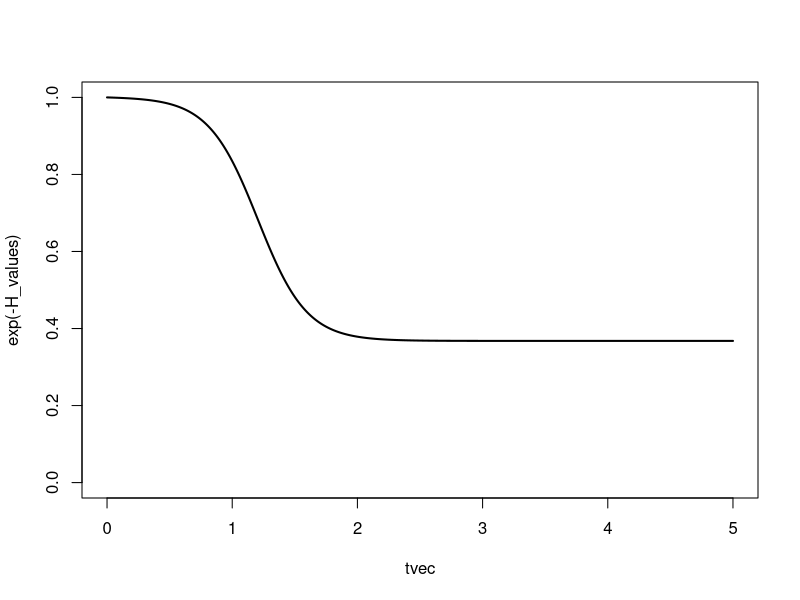
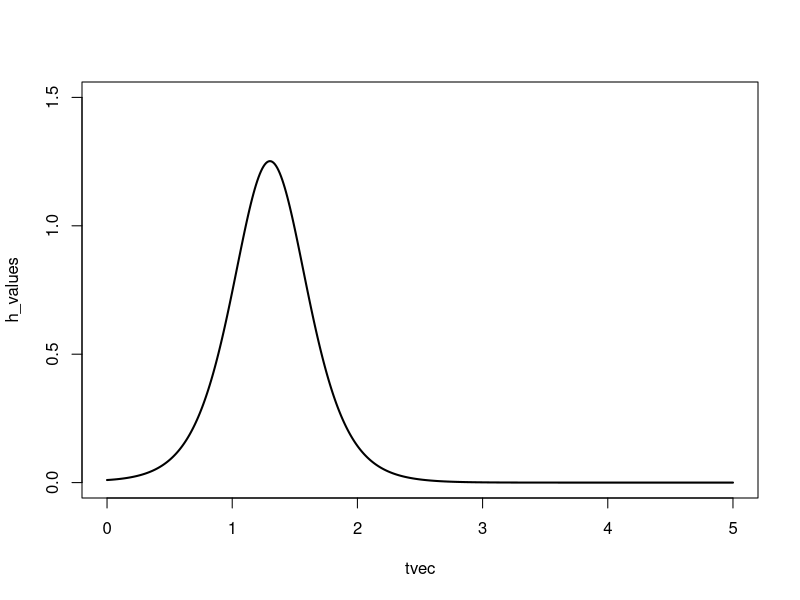

R code for these plots, in order:
rm(list = ls())
# Forced logistic ODE
flogis <- function(t, y, par) {
  # state variables
  CH <- y[1]

  
  # parameters
  lambda <- par[1]
  kappa <- par[2]
  eps <- par[3]

  
  # model equations
 # dCH <-  lambda*CH*(1 - CH/kappa) + eps/(1+t)^2
  
  dCH0 <-  lambda*CH*(1 - CH/kappa) + eps/(1+t)^2
  dCH <- ifelse(dCH0 > 0, dCH0, 0)
  
  # result
  return( list(c(dCH)) )
  
}



lambda0 = 5
kappa0 = 1
eps0 = 0.01

tvec = seq(0,5,by = 0.01)


  params  <- c(lambda = lambda0, kappa = kappa0, eps = eps0)
  init      <- c(H = 0 )
  
  library(deSolve)
  
  out <- ode(init, tvec, flogis, params, method = "lsode")
  
  
  # Get the solution for H(t)
  H_values <- out[, 2]
  
  # Function to extract H'(t) after solving the ODE
  get_derivatives <- function(times, y, func, parms) {
    n <- length(times)
    derivs <- numeric(n)
    
    for (i in 1:n) {
      # Calculate derivative at each time point
      derivs[i] <- unlist(func(times[i], y[i], parms))
    }
    
    return(derivs)
  }
  
  # Extract the derivatives (h(t) = H'(t))
  h_values <- get_derivatives(tvec, H_values, flogis, params)
  

  
  plot(tvec,exp(-H_values), type = "l", lwd = 2, ylim = c(0,1))

  
  plot(tvec,h_values, type = "l", lwd = 2, ylim = c(0,1.5))
  
